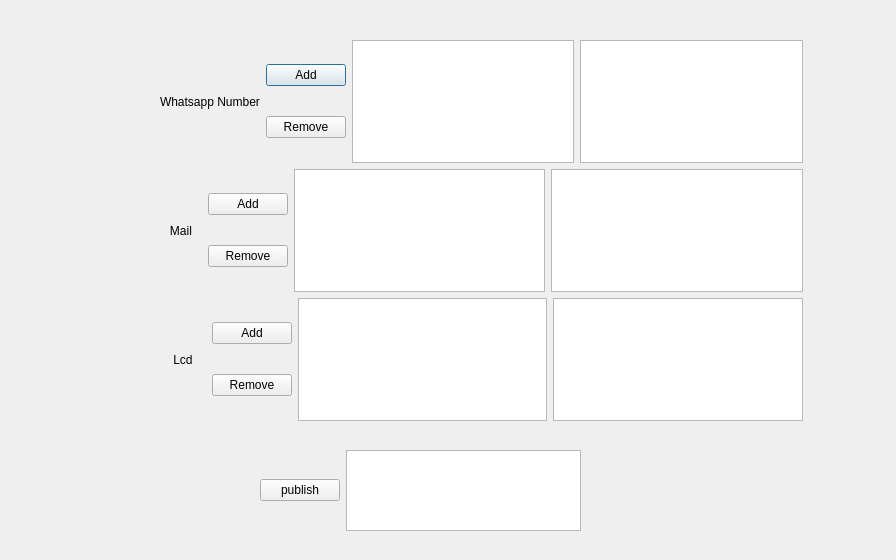
<?xml version="1.0" encoding="UTF-8"?>
<ui version="4.0">
 <class>SmartHomeTemperature</class>
 <widget class="QDialog" name="SmartHomeTemperature">
  <property name="geometry">
   <rect>
    <x>0</x>
    <y>0</y>
    <width>896</width>
    <height>560</height>
   </rect>
  </property>
  <property name="windowTitle">
   <string>Dialog</string>
  </property>
  <widget class="QWidget" name="layoutWidget">
   <property name="geometry">
    <rect>
     <x>160</x>
     <y>40</y>
     <width>643</width>
     <height>381</height>
    </rect>
   </property>
   <layout class="QVBoxLayout" name="verticalLayout_12">
    <item>
     <layout class="QHBoxLayout" name="horizontalLayout_7">
      <item>
       <widget class="QLabel" name="label">
        <property name="text">
         <string>Whatsapp Number</string>
        </property>
       </widget>
      </item>
      <item>
       <layout class="QVBoxLayout" name="verticalLayout_9">
        <item>
         <widget class="QPushButton" name="btn_add_wtsapp">
          <property name="text">
           <string>Add</string>
          </property>
         </widget>
        </item>
        <item>
         <widget class="QPushButton" name="btn_remove_wtsapp">
          <property name="text">
           <string>Remove</string>
          </property>
         </widget>
        </item>
       </layout>
      </item>
      <item>
       <widget class="QTextEdit" name="te_whatsapp"/>
      </item>
      <item>
       <widget class="QTextEdit" name="te_whatsapp_URL">
        <property name="whatsThis">
         <string>&lt;html&gt;&lt;head/&gt;&lt;body&gt;&lt;p&gt;Special URL&lt;/p&gt;&lt;p&gt;&lt;br/&gt;&lt;/p&gt;&lt;p&gt;&lt;br/&gt;&lt;/p&gt;&lt;/body&gt;&lt;/html&gt;</string>
        </property>
        <property name="html">
         <string>&lt;!DOCTYPE HTML PUBLIC &quot;-//W3C//DTD HTML 4.0//EN&quot; &quot;http://www.w3.org/TR/REC-html40/strict.dtd&quot;&gt;
&lt;html&gt;&lt;head&gt;&lt;meta name=&quot;qrichtext&quot; content=&quot;1&quot; /&gt;&lt;meta charset=&quot;utf-8&quot; /&gt;&lt;style type=&quot;text/css&quot;&gt;
p, li { white-space: pre-wrap; }
hr { height: 1px; border-width: 0; }
li.unchecked::marker { content: &quot;\2610&quot;; }
li.checked::marker { content: &quot;\2612&quot;; }
&lt;/style&gt;&lt;/head&gt;&lt;body style=&quot; font-family:'Ubuntu'; font-size:11pt; font-weight:400; font-style:normal;&quot;&gt;
&lt;p style=&quot;-qt-paragraph-type:empty; margin-top:0px; margin-bottom:0px; margin-left:0px; margin-right:0px; -qt-block-indent:0; text-indent:0px;&quot;&gt;&lt;br /&gt;&lt;/p&gt;&lt;/body&gt;&lt;/html&gt;</string>
        </property>
       </widget>
      </item>
     </layout>
    </item>
    <item>
     <layout class="QHBoxLayout" name="horizontalLayout_8">
      <item>
       <widget class="QLabel" name="label_2">
        <property name="text">
         <string>   Mail   </string>
        </property>
       </widget>
      </item>
      <item>
       <layout class="QVBoxLayout" name="verticalLayout_10">
        <item>
         <widget class="QPushButton" name="btn_add_mail">
          <property name="text">
           <string>Add</string>
          </property>
         </widget>
        </item>
        <item>
         <widget class="QPushButton" name="btn_remove_mail">
          <property name="text">
           <string>Remove</string>
          </property>
         </widget>
        </item>
       </layout>
      </item>
      <item>
       <widget class="QTextEdit" name="te_mail"/>
      </item>
      <item>
       <widget class="QTextEdit" name="te_mail_URL">
        <property name="whatsThis">
         <string>&lt;html&gt;&lt;head/&gt;&lt;body&gt;&lt;p&gt;Special URL&lt;/p&gt;&lt;/body&gt;&lt;/html&gt;</string>
        </property>
        <property name="html">
         <string>&lt;!DOCTYPE HTML PUBLIC &quot;-//W3C//DTD HTML 4.0//EN&quot; &quot;http://www.w3.org/TR/REC-html40/strict.dtd&quot;&gt;
&lt;html&gt;&lt;head&gt;&lt;meta name=&quot;qrichtext&quot; content=&quot;1&quot; /&gt;&lt;meta charset=&quot;utf-8&quot; /&gt;&lt;style type=&quot;text/css&quot;&gt;
p, li { white-space: pre-wrap; }
hr { height: 1px; border-width: 0; }
li.unchecked::marker { content: &quot;\2610&quot;; }
li.checked::marker { content: &quot;\2612&quot;; }
&lt;/style&gt;&lt;/head&gt;&lt;body style=&quot; font-family:'Ubuntu'; font-size:11pt; font-weight:400; font-style:normal;&quot;&gt;
&lt;p style=&quot;-qt-paragraph-type:empty; margin-top:0px; margin-bottom:0px; margin-left:0px; margin-right:0px; -qt-block-indent:0; text-indent:0px;&quot;&gt;&lt;br /&gt;&lt;/p&gt;&lt;/body&gt;&lt;/html&gt;</string>
        </property>
       </widget>
      </item>
     </layout>
    </item>
    <item>
     <layout class="QHBoxLayout" name="horizontalLayout_9">
      <item>
       <widget class="QLabel" name="label_3">
        <property name="text">
         <string>    Lcd    </string>
        </property>
       </widget>
      </item>
      <item>
       <layout class="QVBoxLayout" name="verticalLayout_11">
        <item>
         <widget class="QPushButton" name="btn_add_lcd">
          <property name="text">
           <string>Add</string>
          </property>
         </widget>
        </item>
        <item>
         <widget class="QPushButton" name="btn_remove_lcd">
          <property name="text">
           <string>Remove</string>
          </property>
         </widget>
        </item>
       </layout>
      </item>
      <item>
       <widget class="QTextEdit" name="te_lcd"/>
      </item>
      <item>
       <widget class="QTextEdit" name="te_lcd_URL">
        <property name="whatsThis">
         <string>&lt;html&gt;&lt;head/&gt;&lt;body&gt;&lt;p&gt;Special URL&lt;/p&gt;&lt;/body&gt;&lt;/html&gt;</string>
        </property>
        <property name="html">
         <string>&lt;!DOCTYPE HTML PUBLIC &quot;-//W3C//DTD HTML 4.0//EN&quot; &quot;http://www.w3.org/TR/REC-html40/strict.dtd&quot;&gt;
&lt;html&gt;&lt;head&gt;&lt;meta name=&quot;qrichtext&quot; content=&quot;1&quot; /&gt;&lt;meta charset=&quot;utf-8&quot; /&gt;&lt;style type=&quot;text/css&quot;&gt;
p, li { white-space: pre-wrap; }
hr { height: 1px; border-width: 0; }
li.unchecked::marker { content: &quot;\2610&quot;; }
li.checked::marker { content: &quot;\2612&quot;; }
&lt;/style&gt;&lt;/head&gt;&lt;body style=&quot; font-family:'Ubuntu'; font-size:11pt; font-weight:400; font-style:normal;&quot;&gt;
&lt;p style=&quot;-qt-paragraph-type:empty; margin-top:0px; margin-bottom:0px; margin-left:0px; margin-right:0px; -qt-block-indent:0; text-indent:0px;&quot;&gt;&lt;br /&gt;&lt;/p&gt;&lt;/body&gt;&lt;/html&gt;</string>
        </property>
       </widget>
      </item>
     </layout>
    </item>
   </layout>
  </widget>
  <widget class="QWidget" name="layoutWidget">
   <property name="geometry">
    <rect>
     <x>260</x>
     <y>450</y>
     <width>321</width>
     <height>81</height>
    </rect>
   </property>
   <layout class="QHBoxLayout" name="horizontalLayout">
    <item>
     <widget class="QPushButton" name="pushButton_7">
      <property name="text">
       <string>publish</string>
      </property>
     </widget>
    </item>
    <item>
     <widget class="QTextEdit" name="te_local_URL">
      <property name="whatsThis">
       <string>&lt;html&gt;&lt;head/&gt;&lt;body&gt;&lt;p&gt;Special URL&lt;/p&gt;&lt;/body&gt;&lt;/html&gt;</string>
      </property>
      <property name="html">
       <string>&lt;!DOCTYPE HTML PUBLIC &quot;-//W3C//DTD HTML 4.0//EN&quot; &quot;http://www.w3.org/TR/REC-html40/strict.dtd&quot;&gt;
&lt;html&gt;&lt;head&gt;&lt;meta name=&quot;qrichtext&quot; content=&quot;1&quot; /&gt;&lt;meta charset=&quot;utf-8&quot; /&gt;&lt;style type=&quot;text/css&quot;&gt;
p, li { white-space: pre-wrap; }
hr { height: 1px; border-width: 0; }
li.unchecked::marker { content: &quot;\2610&quot;; }
li.checked::marker { content: &quot;\2612&quot;; }
&lt;/style&gt;&lt;/head&gt;&lt;body style=&quot; font-family:'Ubuntu'; font-size:11pt; font-weight:400; font-style:normal;&quot;&gt;
&lt;p style=&quot;-qt-paragraph-type:empty; margin-top:0px; margin-bottom:0px; margin-left:0px; margin-right:0px; -qt-block-indent:0; text-indent:0px;&quot;&gt;&lt;br /&gt;&lt;/p&gt;&lt;/body&gt;&lt;/html&gt;</string>
      </property>
     </widget>
    </item>
   </layout>
  </widget>
 </widget>
 <resources/>
 <connections/>
</ui>
